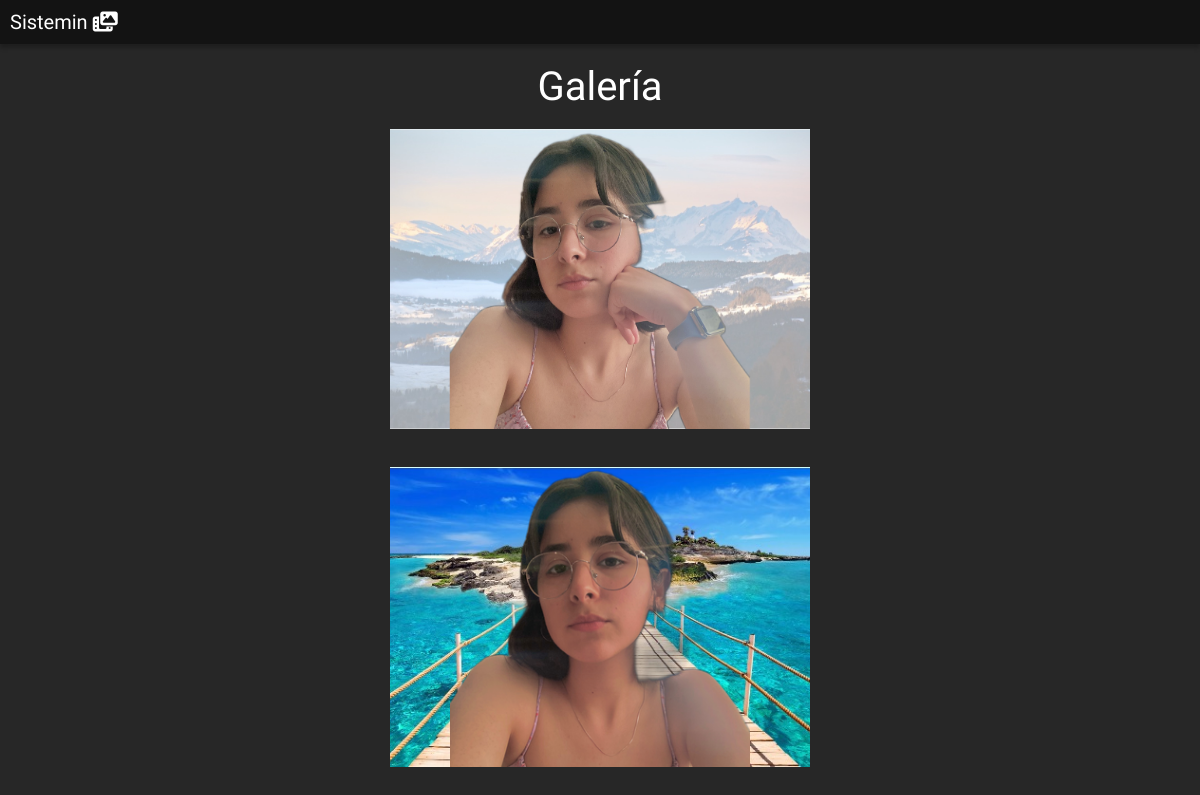
/galeria, run on an earlier commit of the app's database.
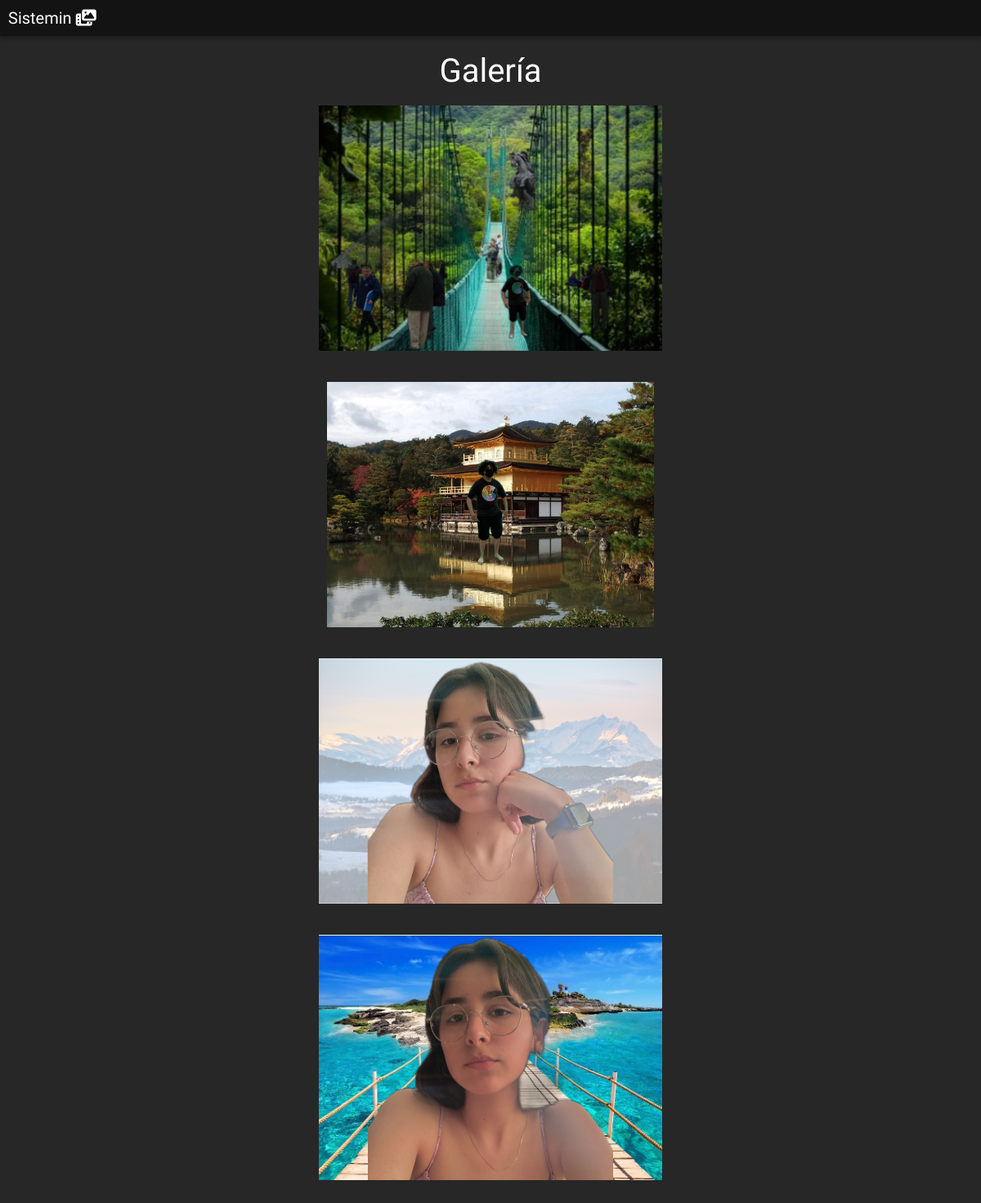
And on a later commit of the database.
### tables this page shows
CREATE TABLE "generated" (
	"id"	INTEGER NOT NULL UNIQUE,
	"path"	TEXT NOT NULL,
	PRIMARY KEY("id" AUTOINCREMENT)
);

### app.py (the view)
@app.route('/galeria')
def galeria():
    gallery = get_gallery()
    return render_template('galeria.html', gallery=gallery)

### app.py (called while the page is built)
def get_gallery():
    conn = sqlite3.connect(database_path)
    cursor = conn.cursor()
    cursor.execute('SELECT * FROM generated ORDER BY id DESC LIMIT 20')
    gallery = cursor.fetchall()
    conn.close()
    return gallery # gallery es una tupla de tuplas (id, path)

### templates/galeria.html (shortened to what this page needs)
{% extends "base.html" %}
{% block styles %}
<link rel="stylesheet" href="{{ url_for('static', filename='css/galeria.css') }}">
{% endblock %}
{% block body %}
<br>
<h3 class="oneline"> Galería </h3>
<br>
{% for image in gallery %}
<div class="oneline">
    <a target="_blank" href="../{{ image.1 }}">
        <img  src="../{{ image.1 }}" alt="{{ image.0 }}.png">
    </a>
</div>
<br><br>
{% endfor %}
{% endblock %}

### templates/base.html (shortened to what this page needs)
<!DOCTYPE html>
<html lang="es_MX">
<head>
    <link rel="stylesheet" href="{{ url_for('static', filename='css/base.css') }}">
    {% block styles %}
    {% endblock %}
</head>
<body>
    <header>
    <a href="{{ url_for('index') }}">
    <h5> Sistemin <i class="fa-solid fa-photo-film"></i> </h5>
    </a>
    </header>
{% block body %}
{% endblock %}
</body>
</html>

### static/css/base.css (style rules this page uses)
* { padding: 0; margin: 0; font-family: 'Lexend', sans-serif; font-weight: 400; }
body { background-color: #272727; color: #ffffff; }
h3 { font-weight: 400; font-size: 40px; }
h5 { font-weight: 100; font-size: 20px; }
a { color: #ffffff; text-decoration: none; }
header { display: flex; justify-content: space-between; align-items: center; padding: 10px; background-color: #131313; box-shadow: 0px 4px 4px rgba(0, 0, 0, 0.25); }
.oneline { display: flex; justify-content: center; align-items: center; gap: 10px; }

### static/css/galeria.css (style rules this page uses)
div a { width: 35vw; height: 25vw; display: flex; justify-content: center; overflow: hidden; }
div a img { display: block; position: relative; object-fit: cover; }

What changed in the data, as far as the page shows it:
added generated: path (picture)
added generated: path (picture)
